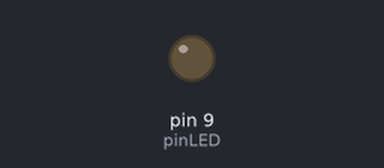
Simulated run of this sketch. Board: Arduino Uno, built with avr-gcc and run on an emulated ATmega328P. On the bench: output pins drawn as LEDs (lit = HIGH).

Above: at 0.1 s.
At 5.1 s:
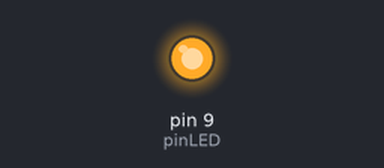
Timing chart, 0 to 6.6 s (numbered marks = the images above):
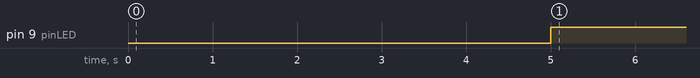

Measured:
- by itself, pin 9 (pinLED): LOW → HIGH at 5.0 s

The sketch:

Activity1.ino
```cpp
int pinLED = 9; // digital pin for LED

void setup() {
  pinMode(pinLED, OUTPUT); // set the LED pin to output
  digitalWrite(pinLED, LOW); // initially have the LED off
}

void loop() {
  if (millis() >= 5000)// once 5000 ms has passed
    digitalWrite(pinLED, HIGH); // turn LED on
}
```
